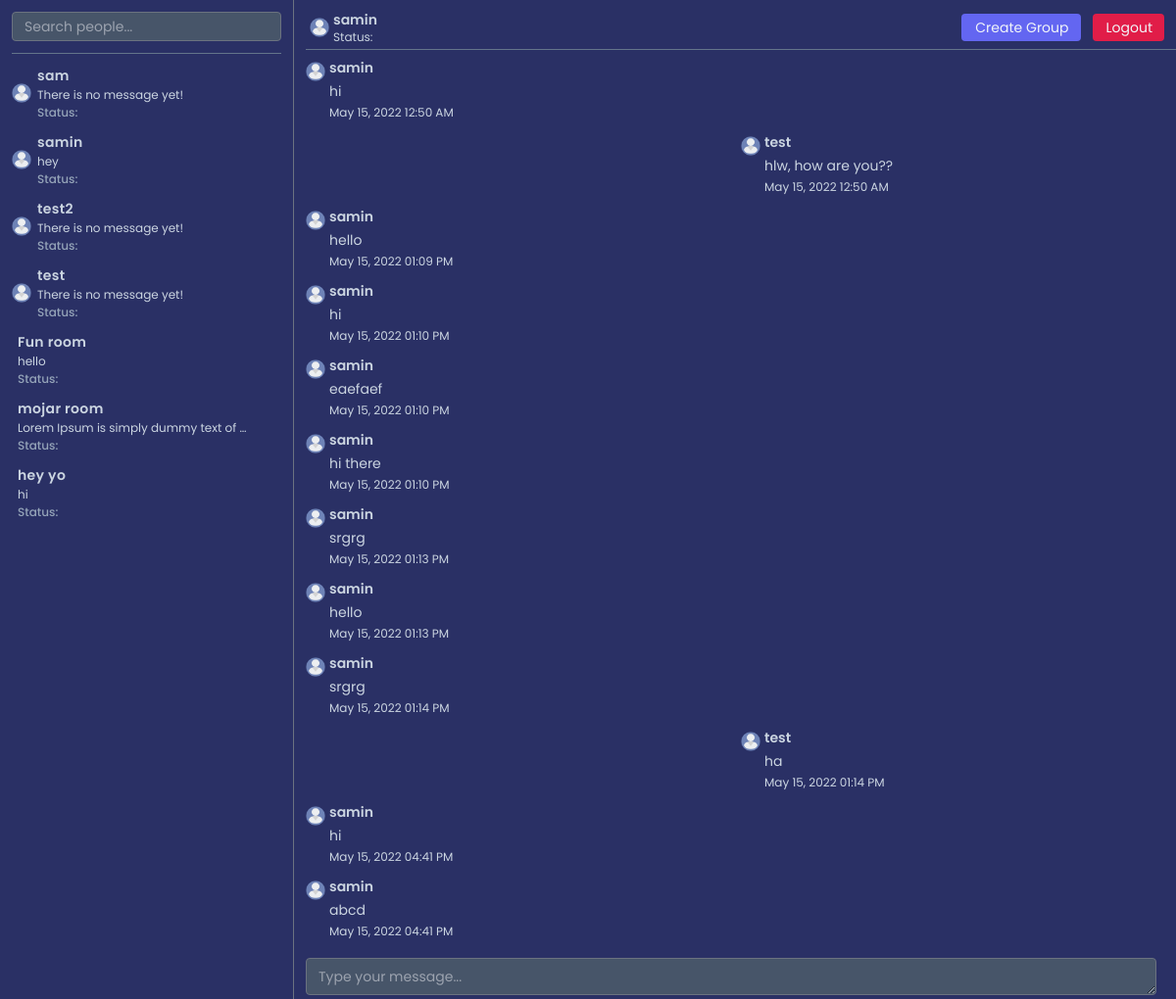
/chat/KaaZ6ZxE0L0uqRpCTfRc/ (signed in), run on the app's committed database.
### account/models.py (models this page shows, shortened)
class Account(AbstractBaseUser):
    username = models.CharField(max_length=120, null=True)
    email = models.EmailField(null=True, unique=True)
    is_active = models.BooleanField(default=True)
    is_staff = models.BooleanField(default=False)
    is_superuser = models.BooleanField(default=False)
    is_online = models.BooleanField(default=True)
    created_at = models.DateTimeField(default=datetime.now)
    objects = AccountManager()
    USERNAME_FIELD = "email"
    REQUIRED_FIELDS = ["username"]

### chat/models.py (models this page shows, shortened)
class Chat(models.Model):
    room = models.SlugField(max_length=20, null=True)
    chatroom = models.ForeignKey(Chatroom, on_delete=models.CASCADE, related_name="chatroom")
    sender = models.ForeignKey(User, on_delete=models.CASCADE, related_name="sender")
    receiver = models.ForeignKey(User, on_delete=models.CASCADE, related_name="receiver")
    message = models.TextField(null=True)
    created_at = models.DateTimeField(default=datetime.now)

class GroupChatroom(models.Model):
    room = models.SlugField(max_length=20, null=True, unique=True)
    given_room_name = models.CharField(max_length=200, null=True)
    creator = models.ForeignKey(User, on_delete=models.SET_NULL, null=True, related_name="creator")
    users = models.ManyToManyField(User)
    created_at = models.DateTimeField(default=datetime.now)

class GroupChat(models.Model):
    room = models.SlugField(max_length=20, null=True)
    group_chatroom = models.ForeignKey(GroupChatroom, on_delete=models.CASCADE, related_name="group_chatroom")
    sender = models.ForeignKey(User, on_delete=models.CASCADE, related_name="group_sender")
    message = models.TextField(null=True)
    created_at = models.DateTimeField(default=datetime.now)

class Chatroom(models.Model):
    room = models.SlugField(max_length=20, null=True, unique=True)
    concat_user = models.CharField(max_length=200, null=True)
    user1 = models.ForeignKey(User, on_delete=models.CASCADE, related_name="user1")
    user2 = models.ForeignKey(User, on_delete=models.CASCADE, related_name="user2")
    created_at = models.DateTimeField(default=datetime.now)

### chat/views.py (the view)
# urls.py: path("chat/<str:room>/", ChatroomView.as_view(), name="chatroom"),
class ChatroomView(LoginRequiredMixin, View):
    login_url = "/account/login/"
    def get(self, request, room):
        accounts = Account.objects.values()
        chat_nofifies = ChatMessageSeen.objects.all()
        chat_notify_list = list(map(lambda i: {
            "id": i.id,
            "room": i.room,
            "chatroom": i.chatroom,
            "sender": i.sender,
            "receiver": i.receiver,
            "message_seen": i.message_seen,
            "sender_email": i.sender_email,
            "receiver_email": i.receiver_email
        }, chat_nofifies))
        copied_chat_notify_list = deepcopy(chat_notify_list)
        item_list = []
        get_user_with_notify_list = find_user_chat_notification_list(copied_chat_notify_list, item_list, request.user)
        notified_account_list = []
        get_user_notified_list = find_user_with_notified_list(accounts, get_user_with_notify_list, notified_account_list)
        last_msg_list = []
        get_accounts_with_notify_and_last_msg = find_accounts_with_last_msg(get_user_notified_list, last_msg_list, request.user)
        chatrooms = Chatroom.objects.all()
        chatroom_list = list(map(lambda i: {
            "id": i.id,
            "room": i.room,
            "concat_user": i.concat_user,
            "user1": i.user1,
            "user2": i.user2,
            "created_at": i.created_at
        }, chatrooms))
        chatroom_obj = find_obj(chatroom_list, "room", room, 0, len(chatroom_list))
        chat_notify_status = update_message_notification(chatroom_obj["room"], request.user)
        user1, user2 = None, None
        if chatroom_obj is not None:
            if request.user.email == chatroom_obj["user1"].email:
                user1 = chatroom_obj["user1"]
                user2 = chatroom_obj["user2"]
            else:
                user1 = chatroom_obj["user2"]
                user2 = chatroom_obj["user1"]
            if user1.email != request.user.email and user2.email != request.user.email:
                return redirect("chat:home")
            chats = Chat.objects.all()
            chat_list = list(map(lambda i: {
                "id": i.id,
                "room": i.room,
                "chatroom": i.chatroom,
                "sender": i.sender,
                "receiver": i.receiver,
                "message": i.message,
                "created_at": i.created_at.strftime("%b %d, %Y %I:%M %p")
            }, chats))
            copied_chats = deepcopy(chat_list)
            item_list = []
            get_chat_list = find_room_all_chats(copied_chats, item_list, chatroom_obj["room"])
            quick_sort(get_chat_list, "id", 0, len(get_chat_list) - 1)
            group_chatrooms = GroupChatroom.objects.all()
            group_chatroom_list = list(map(lambda i: {
                "id": i.id,
                "room": i.room,
                "given_room_name": i.given_room_name,
                "creator": i.creator,
                "users": i.users,
                "created_at": i.created_at
            }, group_chatrooms))
            group_list = []
            get_user_connected_group_list = find_user_connected_groups(group_chatroom_list, group_list, request.user)
            group_msg_seens = GroupChatMessageSeen.objects.values()
            group_msg_seen_list = list(map(lambda i: i, group_msg_seens))
            group_list = []
            find_group_msg_seen_list = find_user_group_msg_seen_list(group_msg_seen_list, get_user_connected_group_list, group_list)
            group_list = []
            find_user_group_with_notify_list = find_user_group_with_notified_list(find_group_msg_seen_list, group_list, request.user)
            last_msg_list = []
            find_user_group_last_msg_with_notify = find_user_group_last_msg(find_user_group_with_notify_list, last_msg_list)
        args = {
            "accounts": get_accounts_with_notify_and_last_msg,
            "groups": find_user_group_last_msg_with_notify,
            "user1": user1,
            "user2": user2,
            "chats": get_chat_list,
            "chat_notify_status": chat_notify_status
        }
        return render(request, "chat/chat.html", args)

### chat/views.py (called while the page is built)
def find_user_chat_notification_list(copied_chat_notify_list, item_list, receiver):
    notified_obj = find_obj(copied_chat_notify_list, "receiver_email", receiver.email, 0, len(copied_chat_notify_list))
    if notified_obj is not None:
        if notified_obj["message_seen"] == False:
            item_list.append(notified_obj["sender_email"])
        copied_chat_notify_list.remove(notified_obj)
        return find_user_chat_notification_list(copied_chat_notify_list, item_list, receiver)
    return item_list

def find_user_with_notified_list(accounts, notified_list, notified_account_list):
    for account in accounts:
        if account["email"] in notified_list:
            notified_account_list.append({
                "account": account,
                "notify": True
            })
        else:
            notified_account_list.append({
                "account": account,
                "notify": False
            })
    return notified_account_list

def find_accounts_with_last_msg(accounts, last_msg_list, current_user):
    for account in accounts:
        account_obj = Account(**account["account"])
        last_msg = Chat.objects.filter(Q(sender=current_user, receiver=account_obj) | Q(sender=account_obj, receiver=current_user)).last()
        message = None
        if last_msg:
            message = last_msg.message
        else:
            message = "There is no message yet!"
        last_msg_list.append({
            "account": account["account"],
            "notify": account["notify"],
            "last_msg": message
        })
    return last_msg_list

def find_user_connected_groups(group_chatroom_list, group_list, current_user):
    group_list = [group for group in group_chatroom_list if current_user in group["users"].all()]
    return group_list

def find_user_group_msg_seen_list(group_msg_seen_list, user_group_list, group_list):
    for group in user_group_list:
        group_msg_seen_obj = find_obj(group_msg_seen_list, "room", group["room"], 0, len(group_msg_seen_list))
        if group_msg_seen_obj is not None:
            group_msg_seen_obj = GroupChatMessageSeen(**group_msg_seen_obj)
            group_list.append({
                "group": group,
                "group_message_seen": group_msg_seen_obj
            })
        else:
            group_list.append({
                "group": group,
                "group_message_seen": None
            })
    return group_list

### chat/templates/chat/chat.html (shortened to what this page needs)
{% extends "base.html" %}
{% load static %}
{% block content %}
<div class="max-w-screen-2xl mx-auto">
    <div class="flex">
        {% include "chat/chat_left.html" %}
        {% include "chat/chat_right.html" %}
    </div>
</div>
{% endblock %}

### chat/templates/chat/chat_left_bottom.html (shortened to what this page needs)
{% load static %}
{% if accounts %}
    <div id="chat__leftBottomUsers" class="flex h-full pl-3 pr-1 pb-16 flex-col gap-y-3 overflow-x-hidden overflow-y-auto">
        {% for account in accounts %}
            <a href="{% url 'chat:create-chatroom' account.account.id %}" id="account-{{ account.account.id}}" class="flex items-center">
                <img src="{% static 'images/user.png' %}" class="w-[20px] h-[20px] object-contain mr-1" alt="">
                <div class="flex flex-col gap-y-0.5 pl-0.5 chat__userInfo">
                    <p id="user-{{ account.account.id }}" class="font-semibold text-slate-300 tracking-wide whitespace-nowrap overflow-hidden text-ellipsis chat__userUsername">{{ account.account.username }}</p>
                    <p class="text-slate-300 text-xs whitespace-nowrap overflow-hidden text-ellipsis last_message">{{ account.last_msg }}</p>
                    <p class="flex items-center text-xs font-medium text-slate-400 user__status">Status: </p>
                </div>
            </a>
        {% endfor %}
        {% if groups %}
            {% for group in groups %}
                <a href="{% url 'chat:group' group.group.room %}" id="group-{{group.group.id}}" class="flex items-center">
                    <div class="flex flex-col gap-y-0.5 pl-0.5 chat__userInfo">
                        <p id="group-{{ group.group.id }}" class="font-semibold text-slate-300 tracking-wide whitespace-nowrap overflow-hidden text-ellipsis">{{ group.group.given_room_name }}</p>
                        <p class="text-slate-300 text-xs whitespace-nowrap overflow-hidden text-ellipsis last_message">{{ group.last_msg }}</p>
                        <p class="flex items-center text-xs font-medium text-slate-400 user__status">Status: </p>
                    </div>
                </a>
            {% endfor %}
        {% endif %}
    </div>
{% endif %}

### chat/templates/chat/chat_right_top.html (shortened to what this page needs)
{% load static %}
<div id="account__right-{{ request.user.id }}" class="flex items-center justify-between pr-3">
    <div class="flex items-center gap-x-1">
        <img src="{% static 'images/user.png' %}" class="w-[20px] h-[20px] object-contain" alt="">
        <div class="text-slate-300">
            <h5 class="font-semibold mr-1 chat__rightTopUsername">{{ user2.username }}</h5>
            <p class="text-xs flex items-center">Status: </p>
        </div>
    </div>
    <div class="flex items-center gap-x-3">
        <button id="create__chatGroup" class="flex items-center gap-x-0.5 py-1 px-3 text-slate-100 bg-indigo-500 rounded cursor-pointer hover:bg-indigo-600 hover:shadow transition-all duration-300 ease-in-out">
            Create Group
        </button>
        <a href="{% url 'account:logout' %}" class="flex items-center gap-x-0.5 py-1 px-3 text-slate-100 bg-rose-600 rounded cursor-pointer hover:bg-rose-700 hover:shadow transition-all duration-300 ease-in-out">
            Logout
        </a>
    </div>
</div>
<div class="w-full h-[1px] bg-slate-500 mt-1"></div>

### chat/templates/chat/chat_right_middle.html
{% load static %}
<div id="chat__rightMiddle">
    <div id="chat__rightChatDiv" class="flex flex-col gap-y-3 mt-2">
        {% for chat in chats  %}
            <div class="flex gap-x-1 w-1/2 {% if request.user.email == chat.sender.email %}place-self-end{% endif %} chat__leftMiddleChatContainer">
                <div>
                    <img src="{% static 'images/user.png' %}" class="w-[20px] min-w-[20px] h-[20px] mt-1 object-contain" alt="">
                </div>
                <div class="flex flex-col gap-y-1 text-slate-300 text-sm pr-3">
                    <h5 class="font-semibold chat__rightMiddleUsername">{{ chat.sender.username }}</h5>
                    <p class="break-word">{{ chat.message }}</p>
                    <p class="text-xs">{{ chat.created_at }}</p>
                </div>
            </div>
        {% endfor %}
    </div>
</div>

### static/css/base.css (style rules this page uses)
* { box-sizing: border-box; }
:root { --poppins: 'Poppins', sans-serif; --bg-primary: #2A3065; }
body { font-family: var(--poppins); background-color: var(--bg-primary); color: var(--text-primary); overflow: hidden; }

### static/css/chat_left.css (style rules this page uses)
.chat__userInfo { width: calc(100% - 45px); }

### static/css/chat_right.css (style rules this page uses)
.chat__rightTopUsername, .chat__rightMiddleUsername { display: -webkit-box; -webkit-line-clamp: 1; -webkit-box-orient: vertical; overflow: hidden; text-overflow: ellipsis; }
#chat__rightMiddle { height: calc(100% - 90px); overflow-y: auto; overflow-x: hidden; }

### data on the page
Account: account.username "sam", last_msg "There is no message yet!"
Account: account.username "samin", last_msg "hey", username "samin"
Account: account.username "test2", last_msg "There is no message yet!"
Account: account.username "test", last_msg "There is no message yet!"
GroupChatroom: group.given_room_name "Fun room"
GroupChat: last_msg "hello"
GroupChatroom: group.given_room_name "mojar room"
GroupChat: last_msg "Lorem Ipsum is simply dummy text of…"
GroupChatroom: group.given_room_name "hey yo"
GroupChat: last_msg "hi"
Chatroom: sender.username "samin", message "hi", created_at "May 15, 2022 12:50 AM", sender.username "test", message "hlw, how are you??", message "hello", created_at "May 15, 2022 01:09 PM", created_at "May 15, 2022 01:10 PM", message "eaefaef", message "hi there", message "srgrg", created_at "May 15, 2022 01:13 PM", created_at "May 15, 2022 01:14 PM", message "ha", created_at "May 15, 2022 04:41 PM", message "abcd"
